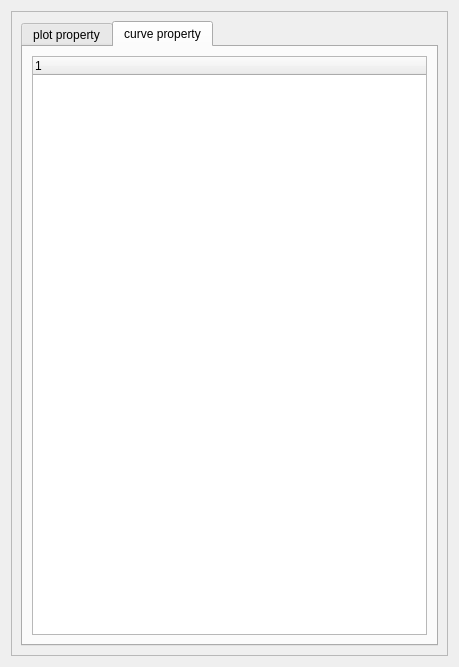
<?xml version="1.0" encoding="UTF-8"?>
<ui version="4.0">
 <class>CurvePropForm</class>
 <widget class="QDialog" name="CurvePropForm">
  <property name="geometry">
   <rect>
    <x>0</x>
    <y>0</y>
    <width>459</width>
    <height>667</height>
   </rect>
  </property>
  <property name="windowTitle">
   <string>Property</string>
  </property>
  <layout class="QVBoxLayout" name="verticalLayout_2">
   <item>
    <widget class="QScrollArea" name="scrollArea">
     <property name="minimumSize">
      <size>
       <width>371</width>
       <height>500</height>
      </size>
     </property>
     <property name="horizontalScrollBarPolicy">
      <enum>Qt::ScrollBarAlwaysOff</enum>
     </property>
     <property name="widgetResizable">
      <bool>true</bool>
     </property>
     <widget class="QWidget" name="scrollAreaWidgetContents">
      <property name="geometry">
       <rect>
        <x>0</x>
        <y>0</y>
        <width>439</width>
        <height>647</height>
       </rect>
      </property>
      <layout class="QGridLayout" name="gridLayout_4">
       <item row="0" column="0">
        <widget class="QTabWidget" name="tabWidget">
         <property name="currentIndex">
          <number>1</number>
         </property>
         <widget class="QWidget" name="tab">
          <attribute name="title">
           <string>plot property</string>
          </attribute>
          <layout class="QVBoxLayout" name="verticalLayout">
           <item>
            <widget class="QTreeWidget" name="gloProp_treeWidget">
             <property name="minimumSize">
              <size>
               <width>0</width>
               <height>60</height>
              </size>
             </property>
             <column>
              <property name="text">
               <string notr="true">1</string>
              </property>
             </column>
            </widget>
           </item>
          </layout>
         </widget>
         <widget class="QWidget" name="tab_2">
          <attribute name="title">
           <string>curve property</string>
          </attribute>
          <layout class="QGridLayout" name="gridLayout">
           <item row="1" column="0">
            <widget class="QTreeWidget" name="treeWidget">
             <property name="minimumSize">
              <size>
               <width>0</width>
               <height>60</height>
              </size>
             </property>
             <column>
              <property name="text">
               <string notr="true">1</string>
              </property>
             </column>
            </widget>
           </item>
          </layout>
         </widget>
        </widget>
       </item>
      </layout>
     </widget>
    </widget>
   </item>
  </layout>
 </widget>
 <resources/>
 <connections/>
</ui>
